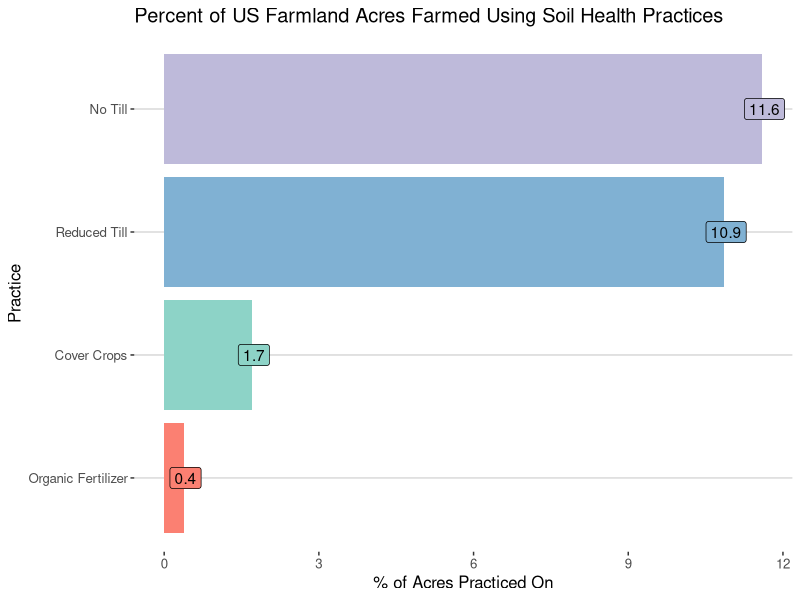
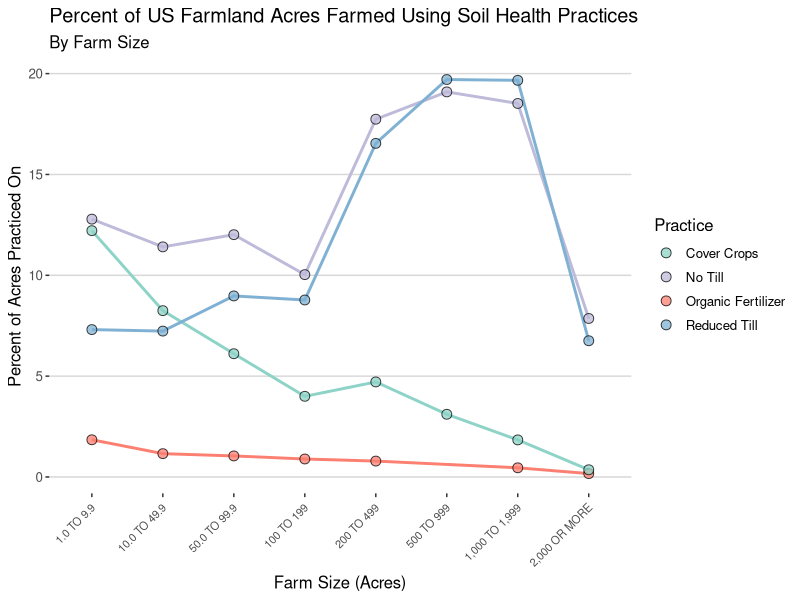
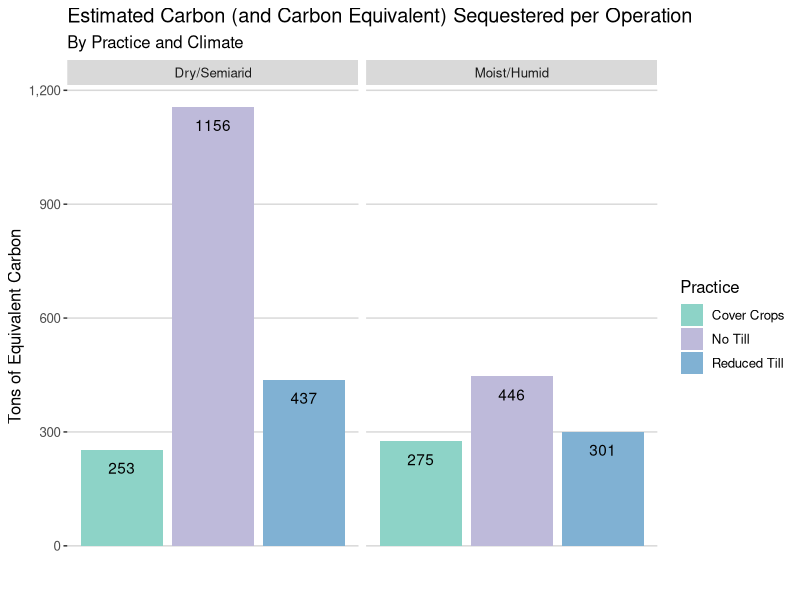
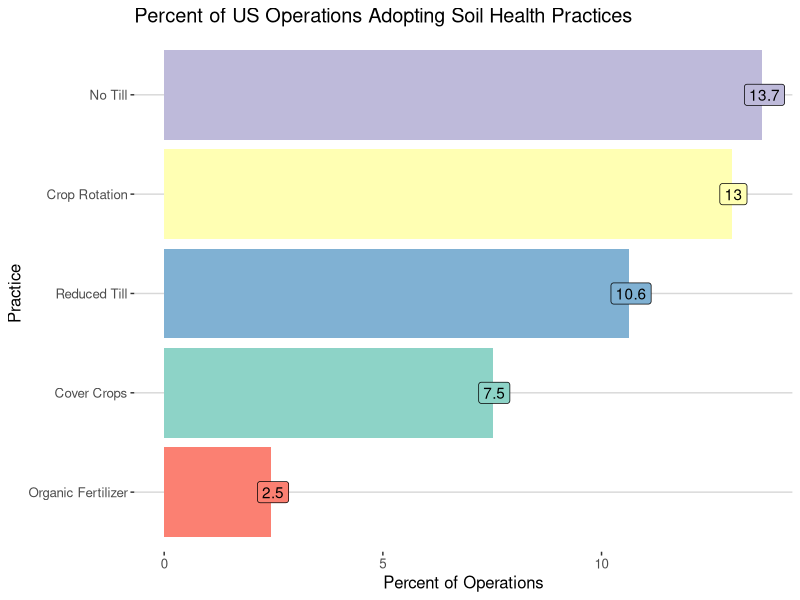
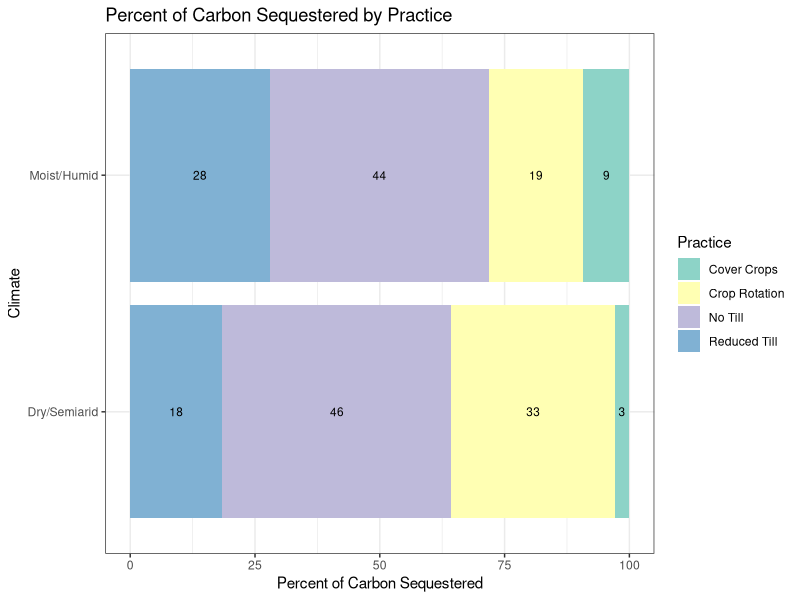
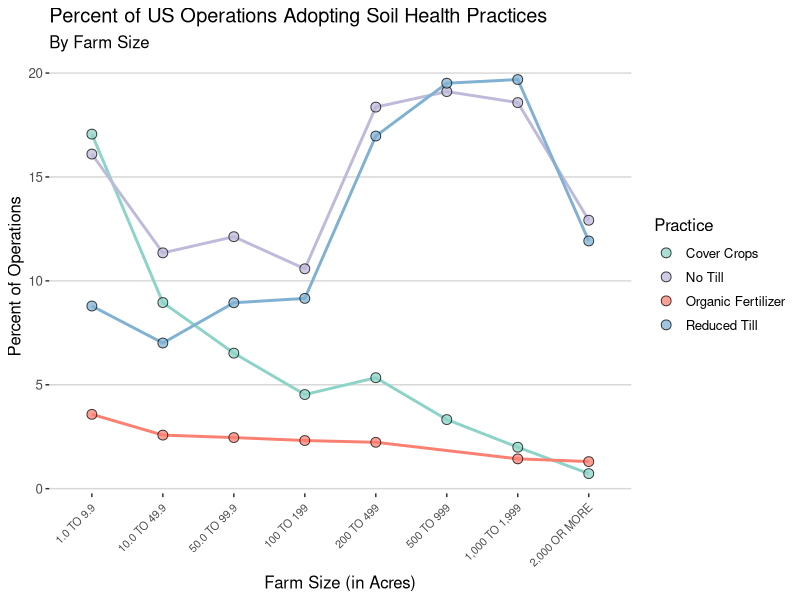
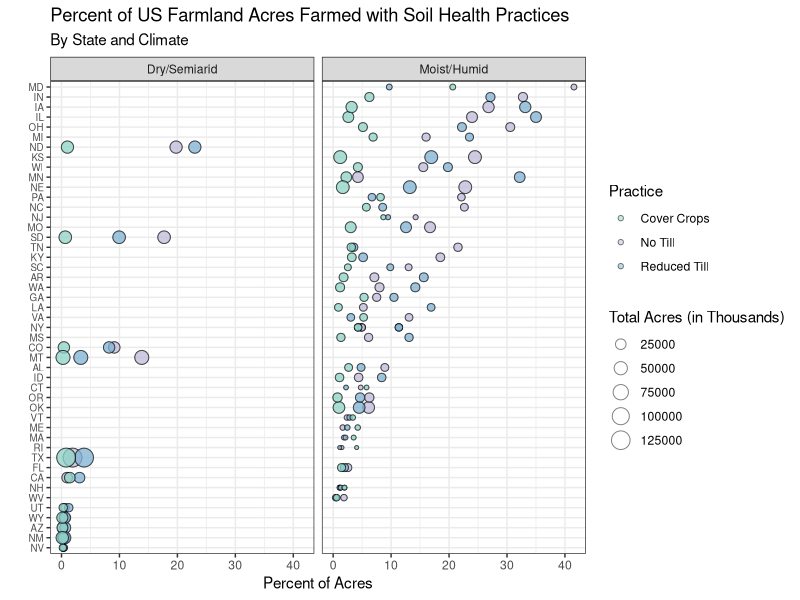
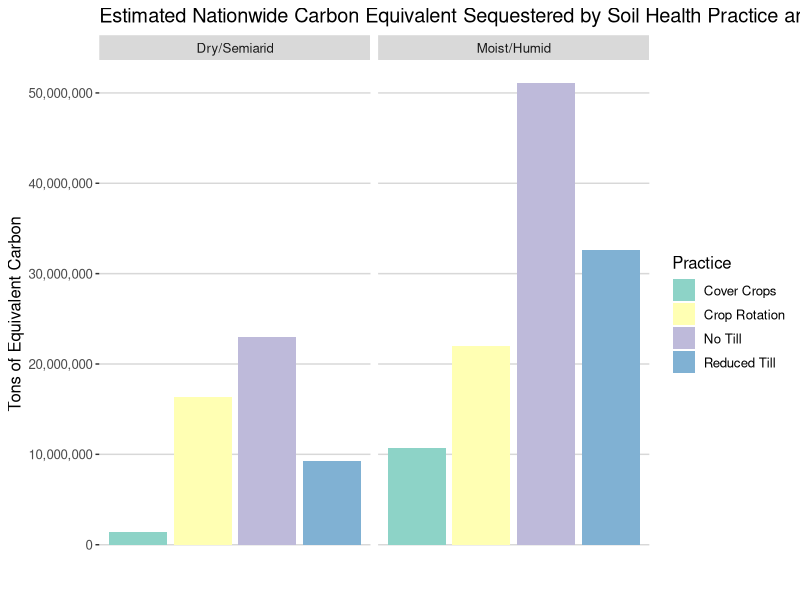

Write R code to recreate these figures, in order.
## ---- chunk 1
knitr::opts_chunk$set(echo = FALSE)
options(knitr.kable.NA = "**")
## ---- chunk 2
library(tidyverse)
library(ggthemes)
library(RColorBrewer)
## ---- chunk 3
us_practices_totals <- read_csv("us_practices_totals.csv") 
## ---- chunk 4
us_practices_totals %>%
filter(size == "All Farms") %>% 
  mutate(Region = "US Total") %>% 
  group_by(Region) %>% 
  summarize("Operations" = mean(total_ops), "Acres" = mean(total_acres)) %>% 
  knitr::kable(, caption = "Total US Farms", digits = 2, format.args = list(big.mark = ",", 
  scientific = FALSE))
## ---- chunk 5
us_practices_totals %>% 
  filter(size == "All Farms") %>% 
  mutate(ops_adopt = round(100*ops_adopt,2), 
         acres_adopt = round(100*acres_adopt,2)) %>% 
  arrange(-ops_adopt) %>% 
  select(Practice = practice, "% of Farm Operations Adopting" = ops_adopt, "% of Acres Practiced On" = acres_adopt) %>% 
  knitr::kable(, caption = "% of Farms Practicing Representative Restorative Agriculutral Practices", digits = 2, format.args = list(big.mark = ",", 
  scientific = FALSE))
## ---- chunk 6
ops_plot <- us_practices_totals %>% 
  filter(size == "All Farms") %>% 
  ggplot(aes(reorder(practice, ops_adopt), 100*ops_adopt, label = round(100*ops_adopt, 1))) + 
  geom_col(aes(fill = practice), show.legend = FALSE) +
  geom_label(aes(fill = practice), hjust = 0.45, show.legend = FALSE) +  
  scale_fill_brewer(palette = "Set3", drop = FALSE) + 
  coord_flip() + 
  labs(x = "Practice", y = "Percent of Operations", title = "Percent of US Operations Adopting Soil Health Practices") + 
  theme_hc()
## ---- chunk 7
my_palette <- c(brewer.pal(9, "Set3")[1], brewer.pal(9, "Set3")[3], brewer.pal(9, "Set3")[4], brewer.pal(9, "Set3")[5])
## ---- chunk 8
acres_plot <- us_practices_totals %>% 
  filter(size == "All Farms", !is.na(acres_adopt)) %>% 
  ggplot(aes(reorder(practice, acres_adopt), 100*acres_adopt, label = round(100*acres_adopt, 1))) + 
  geom_col(aes(fill = practice), show.legend = FALSE) +
  geom_label(aes(fill = practice), hjust = 0.45, show.legend = FALSE) + 
  scale_fill_manual(values = my_palette) +
  coord_flip() + 
  labs(x = "Practice", y = "% of Acres Practiced On", title = "Percent of US Farmland Acres Farmed Using Soil Health Practices") + 
  theme_hc()
## ---- chunk 9
my_palette2 <- c(brewer.pal(9, "Set3")[1], brewer.pal(9, "Set3")[3], brewer.pal(9, "Set3")[4], brewer.pal(9, "Set3")[5])
## ---- chunk 10
us_practices_totals <- us_practices_totals %>% 
  mutate(size1 = case_when(
    size == "FARM AREA: (1.0 TO 9.9 ACRES)" ~ 1, 
    size == "FARM AREA: (10.0 TO 49.9 ACRES)" ~ 2, 
    size == "FARM AREA: (50.0 TO 99.9 ACRES)" ~ 3, 
    size == "FARM AREA: (100 TO 199 ACRES)" ~ 4,
    size == "FARM AREA: (200 TO 499 ACRES)" ~ 5, 
    size == "FARM AREA: (500 TO 999 ACRES)" ~ 6, 
    size == "FARM AREA: (1,000 TO 1,999 ACRES)" ~ 7, 
    size == "FARM AREA: (2,000 OR MORE ACRES)" ~ 8, 
    size == "FARM AREA: (50.0 TO 69.9 ACRES)" ~ 3.2, 
    size == "FARM AREA: (70.0 TO 99.9 ACRES)" ~ 3.7, 
    size == "FARM AREA: (100 TO 139 ACRES)" ~ 4.2, 
    size == "FARM AREA: (140 TO 179 ACRES)" ~ 4.7, 
    size == "FARM AREA: (180 TO 219 ACRES)" ~ 4.9, 
    size == "FARM AREA: (220 TO 259 ACRES)" ~ 5.2, 
    size == "FARM AREA: (260 TO 499 ACRES)" ~ 5.7
  ))
## ---- chunk 11
size_ops <- us_practices_totals %>% 
  filter(size != "All Farms") %>% 
  mutate(size = str_replace(size, "FARM AREA:", "")) %>% 
  mutate(size = str_replace(size, "ACRES", ""))  %>% 
  mutate(size = str_replace(size, "\\(", "")) %>% 
  mutate(size = str_replace(size, "\\)", "")) %>%
  ggplot(aes(reorder(size, size1), 100*ops_adopt, label = round(100*ops_adopt, 1), color = practice, fill = practice, group = practice)) + 
  geom_line(size=1, show.legend = FALSE, position = "dodge") +
  geom_point(shape = 21, color = "Black", size = 3, alpha = 0.75) + 
  scale_color_manual(values = my_palette2) +
  scale_fill_manual(values = my_palette2) +
  theme(axis.text.x = element_text(angle = 45, hjust = 1, size = 8)) + 
  labs(title = "Percent of US Operations Adopting Soil Health Practices", subtitle = "By Farm Size", fill = "Practice", x = "Farm Size (in Acres)", y = "Percent of Operations") + 
  theme_hc() +
  theme(legend.position = "right")
## ---- chunk 12
acres_size <- us_practices_totals %>% 
  filter(size != "All Farms", !is.na(acres_adopt)) %>% 
  mutate(size = str_replace(size, "FARM AREA:", "")) %>% 
  mutate(size = str_replace(size, "ACRES", ""))  %>% 
  mutate(size = str_replace(size, "\\(", "")) %>% 
  mutate(size = str_replace(size, "\\)", "")) %>%
  ggplot(aes(reorder(size, size1), 100*acres_adopt, label = round(100*acres_adopt, 1), fill = practice, group = practice, color = practice)) + 
  geom_line(size=1, show.legend = FALSE, position = "dodge") +
  geom_point(shape = 21, color = "Black", size = 3, alpha = 0.75) + 
  scale_color_manual(values = my_palette2) +
  scale_fill_manual(values = my_palette2) +
  theme(axis.text.x = element_text(angle = 45, hjust = 1, size = 8)) + 
  labs(title = "Percent of US Farmland Acres Farmed Using Soil Health Practices", subtitle = "By Farm Size", fill = "Practice", x = "Farm Size (Acres)", y = "Percent of Acres Practiced On") + 
  theme_hc() +
  theme(legend.position = "right")
## ---- chunk 13
state_practices <- read_csv("state_practices.csv")
climate <- read_csv("climate.csv")
## ---- chunk 14
state_practices <- left_join(state_practices, climate)
## ---- chunk 15
means <- state_practices %>% 
  filter(!is.na(Climate)) %>% 
  group_by(Climate, practice) %>% 
  summarise(ops = sum(operations), acres = sum(acres, na.rm = TRUE), total_ops = sum(total_ops, na.rm = TRUE), total_acres = sum(total_acres, na.rm = TRUE)) %>% 
  mutate(ops_adopt = ops/total_ops, acres_adopt = acres/total_acres)
## ---- chunk 16
my_palette5 <- c(brewer.pal(9, "Set3")[1], brewer.pal(9, "Set3")[2], brewer.pal(9, "Set3")[3], brewer.pal(9, "Set3")[5])
## ---- chunk 17
state_ops <- state_practices %>% 
  filter(size == "All Farms", practice != "Fertilizer", !is.na(Climate)) %>% 
  ggplot(aes(reorder(STATE_ALPHA, ops_adopt), 100*ops_adopt, fill = practice, size = total_ops)) + 
  geom_point(shape = 21, alpha = 0.5) + 
  scale_fill_manual(values = my_palette5) +
  theme_bw() + 
  coord_flip() + 
  facet_wrap(~Climate) +
  theme(axis.text.y = element_text(size = 7)) + 
  labs(title = "Percent of Operations Adopting Soil Health Practices", subtitle = "By State and Climate", y = "Percent of Operations", x = "", fill = "Practice", size = "Total Operations")
## ---- chunk 18
my_palette4 <- c(brewer.pal(9, "Set3")[1], brewer.pal(9, "Set3")[3], brewer.pal(9, "Set3")[5])
## ---- chunk 19
state_acres <- state_practices %>% 
  filter(size == "All Farms", practice != "Fertilizer", !is.na(Climate), !is.na(acres_adopt)) %>% 
  ggplot(aes(reorder(STATE_ALPHA, acres_adopt), 100*acres_adopt, fill = practice, size = total_acres/1000)) + 
  geom_point(shape = 21, alpha = 0.5) +
  scale_fill_manual(values = my_palette4) +
  theme_bw() + 
  coord_flip() + 
  facet_wrap(~Climate) +
  theme(axis.text.y = element_text(size = 7)) + 
  labs(title = "Percent of US Farmland Acres Farmed with Soil Health Practices", subtitle = "By State and Climate", y = "Percent of Acres", x = "", fill = "Practice", size = "Total Acres (in Thousands)")
## ---- chunk 20
my_palette3 <- c("#F4A460", "#00755e")
## ---- chunk 21
state_dens <- state_practices %>% 
  filter(size == "All Farms", practice != "Fertilizer", !is.na(Climate)) %>% 
  ggplot(aes(100*ops_adopt, fill = Climate)) +
  geom_density(alpha = 0.7) +
  scale_fill_manual(values = my_palette3) +
  facet_wrap(~practice) + 
  theme_hc() + 
  theme(legend.position = "right") + 
  labs(title = "Distribution of Percent of Operations Adopting a Practice", subtitle = "By State, and Climate", x = "Percent of Operations Adopting", y = "Probability Density", fill = "Climate")
## ---- chunk 22
state_practices <- state_practices %>% 
  mutate(carbon = case_when(
    practice == "No Till" & Climate == "Dry/Semiarid" ~ 0.39, 
    practice == "No Till" & Climate == "Moist/Humid" ~ 0.34, 
    practice == "Reduced Till" & Climate == "Dry/Semiarid" ~ 0.19, 
    practice == "Reduced Till" & Climate == "Moist/Humid" ~ 0.22, 
    practice == "Crop Rotation" & Climate == "Moist/Humid" ~ 0.24, 
    practice == "Crop Rotation" & Climate == "Dry/Semiarid" ~ 0.29, 
    practice == "Cover Crops" & Climate == "Dry/Semiarid" ~ 0.29, 
    practice == "Cover Crops" & Climate == "Moist/Humid" ~ 0.41))
## ---- chunk 23
rotation_estimate <- state_practices %>% 
  filter(size != "All Farms", practice == "No Till") %>% 
  mutate(acre_operation = acres/operations) %>% 
  group_by(STATE_ALPHA) %>% 
  summarise(acre_operation = weighted.mean(acre_operation, operations, na.rm = TRUE))
## ---- chunk 24
state_practices <- left_join(state_practices, rotation_estimate, by = "STATE_ALPHA")
## ---- chunk 25
state_practices <- state_practices %>% 
  mutate(acres = case_when(
    practice == "Crop Rotation" ~ (acre_operation*operations), 
    TRUE ~ acres), 
    carbon_tons = acres*carbon)
## ---- chunk 26
state_practices %>% 
  filter(!is.na(Climate), practice != "Fertilizer", size == "All Farms") %>% 
  group_by(practice, Climate) %>% 
  summarise(carbon_tons = sum(carbon_tons)) %>%
  arrange(desc(carbon_tons)) %>% 
  select(Practice = practice, Climate, "Tons of Equivalent Carbon" = carbon_tons, ) %>% 
  knitr::kable(, caption = "Estimated Nationwide Carbon Equivalent Sequestered by Soil Health Practice and Climate", digits = 0, format.args = list(big.mark = ",", 
  scientific = FALSE))
## ---- chunk 27
state_clim <- state_practices %>% 
  filter(!is.na(Climate), practice != "Fertilizer", size == "All Farms") %>% 
  group_by(practice, Climate) %>% 
  summarise(carbon_tons = sum(carbon_tons, na.rm = TRUE)) %>%
  ggplot(aes(practice, carbon_tons, fill = practice, label = carbon_tons, group = practice)) + 
  geom_col() + 
  facet_wrap(~Climate) + 
  scale_fill_manual(values = my_palette5) +
  scale_y_continuous(labels = scales::comma) + 
  labs(title = "Estimated Nationwide Carbon Equivalent Sequestered by Soil Health Practice and Climate", fill = "Practice", y = "Tons of Equivalent Carbon", x = "") + 
  theme_hc() + 
  theme(legend.position = "right", axis.text.x = element_blank(), axis.ticks.x = element_blank())
## ---- chunk 28
carbon_practices <- state_practices %>% 
  filter(!is.na(Climate), practice != "Fertilizer", size == "All Farms") %>% 
  group_by(Climate, practice) %>% 
  summarise(carbon_tons = sum(carbon_tons, na.rm = TRUE))
## ---- chunk 29
percent_carb <- carbon_practices %>% 
  group_by(Climate) %>% 
  summarise(total_carbon_tons = sum(carbon_tons, na.rm = TRUE)) %>% 
  left_join(carbon_practices, .) %>% 
  mutate(percent_carbon = 100*(carbon_tons/total_carbon_tons)) %>% 
  ggplot(aes(Climate, percent_carbon, fill = practice, label = round(percent_carbon, 0))) + 
  coord_flip() +
  geom_col(position = "stack") + 
  scale_fill_manual(values = my_palette5) + 
  geom_text(size = 3, position = position_stack(vjust = 0.5)) + 
  theme_bw() + 
  theme(legend.position = "right") + 
  labs(title = "Percent of Carbon Sequestered by Practice", y = "Percent of Carbon Sequestered", fill = "Practice")
## ---- chunk 30
ops_clim <- state_practices %>% 
  filter(size != "All Farms") %>% 
  mutate(carbon_ops = carbon_tons / operations) %>% 
  group_by(Climate, practice) %>% 
  summarise(carbon_ops = weighted.mean(carbon_ops, acres, na.rm = TRUE)) %>% 
  filter(!is.na(Climate), !is.na(carbon_ops)) %>% 
  ggplot(aes(practice, carbon_ops, fill = practice, label = round(carbon_ops, 0), group = practice)) + 
  geom_col() + 
  geom_text(vjust = 2) + 
  facet_wrap(~Climate) + 
  scale_fill_manual(values = my_palette4) +
  scale_y_continuous(labels = scales::comma) + 
  labs(title = "Estimated Carbon (and Carbon Equivalent) Sequestered per Operation", subtitle = "By Practice and Climate", fill = "Practice", y = "Tons of Equivalent Carbon", x = "") + 
  theme_hc() + 
  theme(legend.position = "right", axis.text.x = element_blank(), axis.ticks.x = element_blank())
